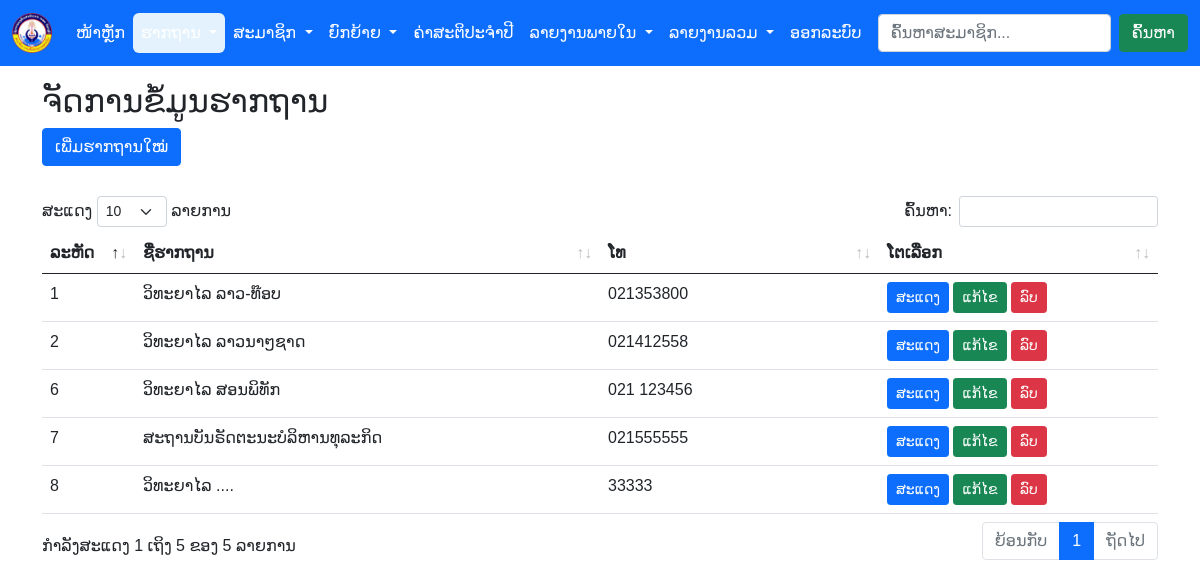
The app's page /college.php (signed in), older data.
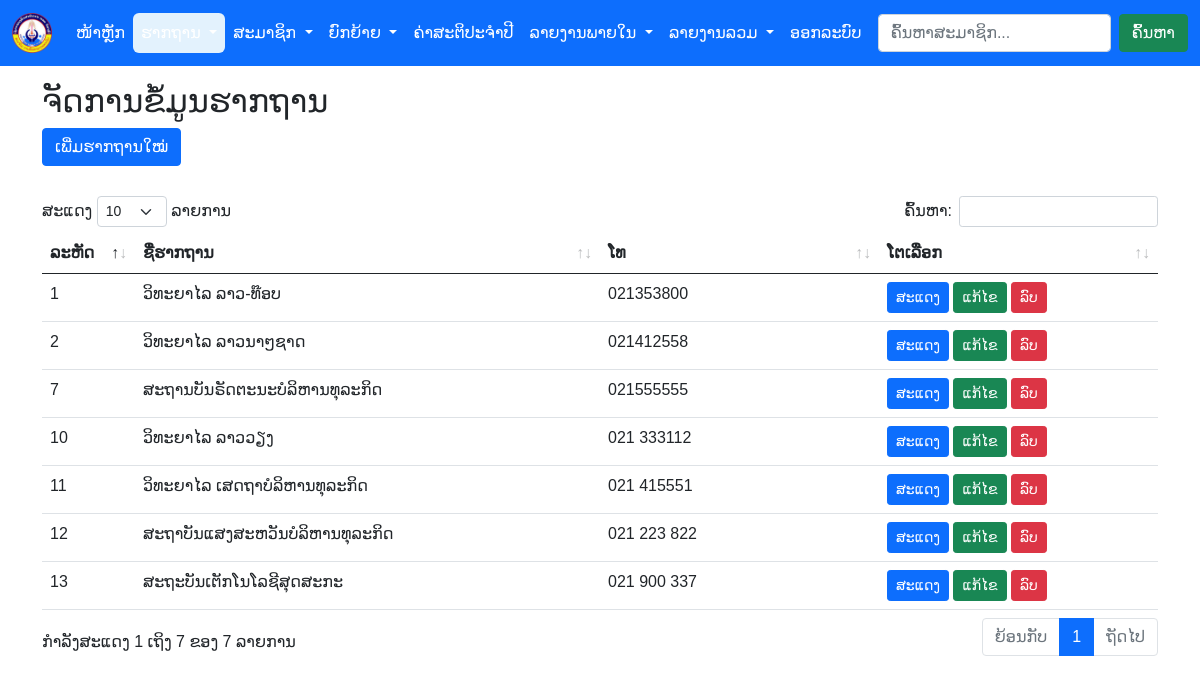
The same page, newer data.
### tables this page shows
CREATE TABLE `college` (
  `col_id` int(11) NOT NULL COMMENT 'ລະຫັດຮາກຖານ',
  `col_name` varchar(40) NOT NULL COMMENT 'ຊື່ຮາກຖານ',
  `col_village` varchar(30) NOT NULL COMMENT 'ບ້ານ',
  `col_district` varchar(30) NOT NULL COMMENT 'ເມືອງ',
  `col_province` varchar(30) NOT NULL COMMENT 'ແຂວງ',
  `tel` varchar(20) NOT NULL COMMENT 'ເບີໂທ',
  `email` varchar(40) DEFAULT NULL COMMENT 'ອີເມວ'
);

### include/function.php (called while the page is built, shortened)
<?php
function isAdmin(){
    if(isset($_SESSION['role'])){
        if($_SESSION['role'] == 1){
            return true;
        }
    }
    return false;
}

### college.php (the view, shortened to what this page needs)
<?php
$current_page = 'college';
require_once __DIR__ . '/include/function.php';
require_once __DIR__ . '/include/dbconfig.php';
require_once __DIR__ . '/header.php';
require_once __DIR__ . '/menu.php';
?>
<div class="container mt-3">
    <h2>ຈັດການຂໍ້ມູນຮາກຖານ</h2>
    <?php if (isAdmin()) : ?>
        <div style="margin-bottom: 30px;">
            <a href="college_add.php" class="btn btn-primary">ເພີ່ມຮາກຖານໃໝ່</a>
        </div>
    <?php endif; ?>
    <table id="example" class="table table-hover mt-5">
        <thead>
            <tr>
                <th class="col-1">ລະຫັດ</th>
                <th class="col-5">ຊື່ຮາກຖານ</th>
                <th class="col-3">ໂທ</th>
                <th class="col-3">ໂຕເລືອກ</th>
            </tr>
        </thead>
        <tbody>
            <?php
            $sql = "SELECT col_id,col_name,tel FROM college";
            $rs = $con->query($sql);
            while ($row = $rs->fetch_assoc()) {
                echo '
                    <tr>
                        <td>' . $row['col_id'] . '</td>
                        <td>' . $row['col_name'] . '</td>
                        <td>' . $row['tel'] . '</td>
                        <td>
                            <button onclick="getCollege(' . $row['col_id'] . ')" type="button" class="btn btn-primary btn-sm" data-bs-toggle="modal" data-bs-target="#exampleModal">
                                ສະແດງ
                            </button>';
                if (isAdmin() || $_SESSION['college_id'] == $row['col_id']) {
                    echo '
                            <a href="college_add.php?college_id=' . $row['col_id'] . '" class="btn btn-success btn-sm">ແກ້ໄຂ</a>
                    ';
                }
                if (isAdmin()) {
                    echo '
                            <a onclick="deleteCollege(' . $row['col_id'] . ')" href="#" class="btn btn-danger btn-sm">ລົບ</a>
                    ';
                }
                echo '</td>
                </tr>';
            }
            ?>
        </tbody>
    </table>
</div>
<?php
require __DIR__ . '/footer.php';
?>

### header.php (shortened to what this page needs)
<!DOCTYPE html>
<html lang="en">
<head>
    <link rel="stylesheet" href="css/bootstrap.min.css">
    <link rel="stylesheet" href="css/brands.min.css">
    <link rel="stylesheet" href="css/all.css">
    <link rel="stylesheet" href="css/style.css">
    <link rel="stylesheet" href="css/dataTables.bootstrap5.min.css">
    <link rel="stylesheet" href="css/sweetalert2.min.css">
</head>
<body>

### menu.php (shortened to what this page needs)
<nav class="navbar navbar-expand-lg navbar-dark bg-primary d-print-none">
  <div class="container-fluid">
    <a class="navbar-brand" href="#"><img src="image/private_ed_logo.png" class="img-fluid" width="40" alt=""></a>
    <div class="collapse navbar-collapse" id="navbarSupportedContent">
      <ul class="navbar-nav me-auto mb-2 mb-lg-0">
        <li class="nav-item">
          <a class="nav-link <?= $current_page=='home'?'active':''; ?>" aria-current="page" href="index.php">ໜ້າຫຼັກ</a>
        </li>
        <li class="nav-item dropdown">
          <a class="nav-link dropdown-toggle <?= $current_page=='college'?'active':''; ?>" href="#" id="navbarDropdown" role="button" data-bs-toggle="dropdown" aria-expanded="false">
          </a>
        </li>
        <li class="nav-item dropdown">
          <a class="nav-link dropdown-toggle <?= $current_page=='member'?'active':''; ?>" href="#" id="navbarDropdown" role="button" data-bs-toggle="dropdown" aria-expanded="false">
            ສະມາຊິກ
          </a>
        </li>
        <li class="nav-item dropdown">
          <a class="nav-link dropdown-toggle <?= $current_page=='move'?'active':''; ?>" href="#" id="navbarDropdown" role="button" data-bs-toggle="dropdown" aria-expanded="false">
            ຍົກຍ້າຍ
          </a>
        </li>
        <?php if($_SESSION['role']==1):?>
        <li class="nav-item">
          <a class="nav-link <?= $current_page=='yearly_fee'?'active':''; ?>" href="yearly_fee.php">ຄ່າສະຕິປະຈຳປີ</a>
        </li>
        <?php endif;?>
        <li class="nav-item dropdown">
          <a class="nav-link dropdown-toggle <?= $current_page=='report'?'active':''; ?>" href="#" id="navbarDropdown" role="button" data-bs-toggle="dropdown" aria-expanded="false">
            ລາຍງານພາຍໃນ
          </a>
        </li>
        <li class="nav-item dropdown">
          <a class="nav-link dropdown-toggle <?= $current_page=='report-all'?'active':''; ?>" href="#" id="navbarDropdown" role="button" data-bs-toggle="dropdown" aria-expanded="false">
            ລາຍງານລວມ
          </a>
        </li>
        <li class="nav-item">
          <a class="nav-link" href="logout.php">ອອກລະບົບ</a>
        </li>
      </ul>
      <form class="d-flex" action="search.php" method="get">
        <input class="form-control me-2" type="search" placeholder="ຄົ້ນຫາສະມາຊິກ..." name="search" aria-label="Search">
        <button class="btn btn-success" type="submit">ຄົ້ນຫາ</button>
      </form>
    </div>
  </div>
</nav>

### footer.php (shortened to what this page needs)
</body>
</html>

### css/style.css (style rules this page uses)
*, body { font-family: 'Souliyo', sans-serif; }
nav { background-color: rgb(0, 0, 0, 0.8 ); }
.navbar-dark .navbar-nav .nav-link.active, .navbar-dark .navbar-nav .show>.nav-link { background-color:#e3f2fd; color:#333333; border-radius: 6px; }
.navbar a { color: #ffffff !important; }

Row changes from the older to the newer data that the page shows:
removed college: col_id "6", col_name "ວິທະຍາໄລ ສອນພິທັກ", tel "021 123456"
removed college: col_id "8", col_name "ວິທະຍາໄລ ....", tel "33333"
added college: col_id "10", col_name "ວິທະຍາໄລ ລາວວຽງ", tel "021 333112"
added college: col_id "11", col_name "ວິທະຍາໄລ ເສດຖາບໍລິຫານທຸລະກິດ", tel "021 415551"
added college: col_id "12", col_name "ສະຖາບັນແສງສະຫວັນບໍລິຫານທຸລະກິດ", tel "021 223 822"
added college: col_id "13", col_name "ສະຖະບັນເຕັກໂນໂລຊີສຸດສະກະ", tel "021 900 337"
Text that changed along with them:
text written by a page script: "ສະແດງ ລາຍການ ຄົ້ນຫາ: ກໍາລັງສະແດງ 1 ເຖິງ 5 ຂອງ 5 ລາຍການ ຍ້ອນກັບ 1 ຖັດໄປ" → "ສະແດງ ລາຍການ ຄົ້ນຫາ: ກໍາລັງສະແດງ 1 ເຖິງ 7 ຂອງ 7 ລາຍການ ຍ້ອນກັບ 1 ຖັດໄປ"
